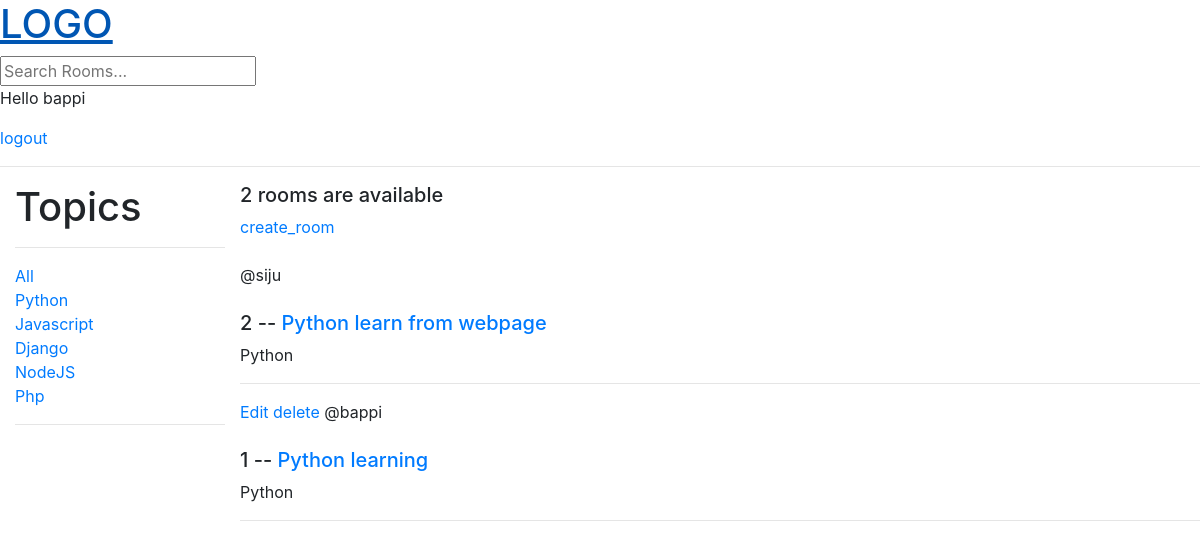
The app's page / (signed in) with its own data.
### base/models.py (models this page shows, shortened)
class Topic(models.Model):
    name = models.CharField(max_length=200)

class Rooms(models.Model):
    host = models.ForeignKey(User, on_delete=models.SET_NULL, null=True)
    topic = models.ForeignKey(Topic, on_delete=models.SET_NULL, null=True)
    name = models.CharField(max_length=200)
    description = models.TextField(null=True, blank=True)
    participants = models.ManyToManyField(User, related_name='participants', blank=True)
    updated = models.DateTimeField(auto_now=True)
    created = models.DateTimeField(auto_now_add=True)
    class Meta:
        ordering = ['-updated','-created']

### base/views.py (the view)
# urls.py: path('',views.home, name ="home"),
def home(request):
    q = request.GET.get('q') if request.GET.get('q') != None else ''
    print(q)
    rooms = Rooms.objects.filter(Q(topic__name__icontains =q) |
        Q(description__icontains=q) |
        Q(name__icontains=q)
        )
    topics = Topic.objects.all()
    room_count = rooms.count()
    context = {'rooms': rooms,'topics':topics, 'room_count': room_count}
    return  render(request, 'base/home.html',context)

### base/templates/base/home.html (shortened to what this page needs)
{% extends 'base/main.html' %}
{% block content%}
    <div class="home-container">
        <div>
            <div class="container">
                <h1>Topics</h1>
            <hr>
            <div>
                <a href="{% url 'home' %}"> All </a>
            </div>
            {% for topic in topics %}
                <div>
                    <a href="{% url 'home' %}?q={{topic.name}}"> {{ topic.name  }} </a>
                </div>
            {% endfor %}
            <hr>
            </div>
        </div>
        <div>
            <h5>{{ room_count }} rooms are available</h5>
            <a href="{% url 'create_room' %}">create_room</a>
            <br><br>
            <div>
                {% for room in rooms %}
                    <div>
                        {% if request.user == room.host %}
                        <a href="{% url 'update_room' room.id %}">Edit</a>
                        <a href="{% url 'delete_room' room.id %}">delete</a>
                        {% endif %}
                        <span>@{{ room.host.username }}</span><br><br>
                        <h5>{{ room.id}} -- <a href="{% url 'room' room.id %}"> {{ room.name }} </a> </h5>
                        <span>{{ room.topic.name }}</span>
                        <hr>
                    </div>
                {% endfor %}
            </div>
        </div>
    </div>
{% endblock %}

### base/templates/base/navbar.html
<a href="/">
    <h1>LOGO</h1>
</a>
<form method="GET" action="{% url 'home' %}">
    <input type="text" name="q" placeholder="Search Rooms...">
</form>
{% if request.user.is_authenticated %}
<p>Hello {{ request.user }}</p>
<a href="{% url 'logout' %}">logout</a>
{% else %}
<a href="{% url 'login' %}">Login</a>
{% endif %}
<hr>

### base/templates/base/home.html (style rules this page uses)
.home-container { display: grid; grid-template-columns: 1fr 4fr; }

### records on screen
Topic: name "Python"
Topic: name "Javascript"
Topic: name "Django"
Topic: name "NodeJS"
Topic: name "Php"
Rooms: host.username "siju", id "2", name "Python learn from webpage", topic.name "Python"
Rooms: shows "Edit", host.username "bappi", id "1", name "Python learning", topic.name "Python"

### other values on screen
{{ request.user }} "bappi"
{{ room_count }} "2"
